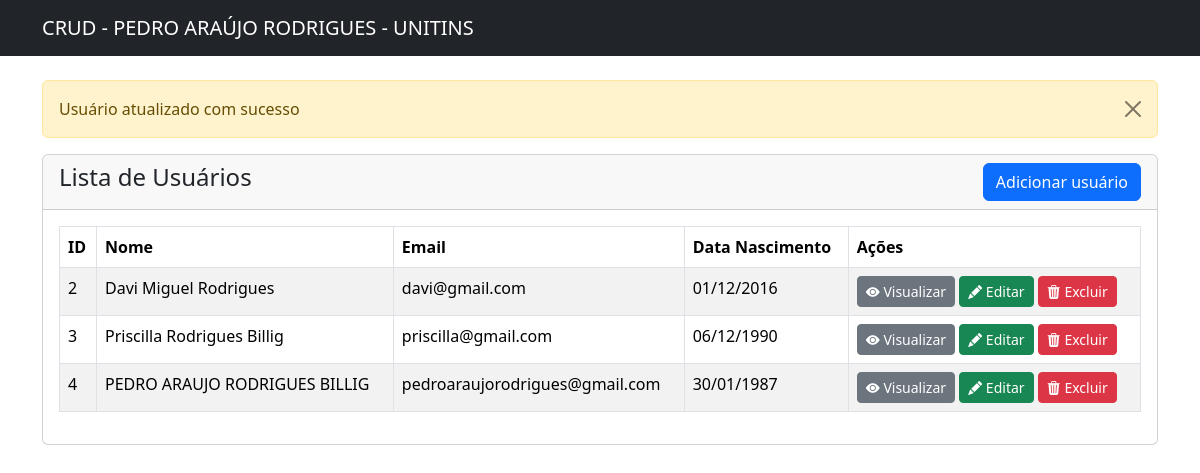
The page /index.php (signed in) on the database its author committed.
### tables this page shows
CREATE TABLE `usuarios` (
  `id` int NOT NULL AUTO_INCREMENT,
  `nome` varchar(100) NOT NULL,
  `email` varchar(100) NOT NULL,
  `data_nascimento` date NOT NULL,
  `senha` varchar(255) DEFAULT NULL,
  PRIMARY KEY (`id`)
);

### index.php (the view, shortened to what this page needs)
<?php
require 'conexao.php';
?>
<!doctype html>
<html lang="en">
  <head>
    <link href="https://cdn.jsdelivr.net/npm/bootstrap@5.3.3/dist/css/bootstrap.min.css" rel="stylesheet">
    <link rel="stylesheet" href="https://cdn.jsdelivr.net/npm/bootstrap-icons@1.11.3/font/bootstrap-icons.min.css">
  </head>
  <body>
    <?php include('navbar.php'); ?>
    <div class="container mt-4">
      <?php include('mensagem.php'); ?>
      <div class="row">
        <div class="col-md-12">
          <div class="card">
            <div class="card-header">
              <h4> Lista de Usuários
                <a href="usuario-create.php" class="btn btn-primary float-end">Adicionar usuário</a>
              </h4>
            </div>
            <div class="card-body">
              <table class="table table-bordered table-striped">
                <thead>
                  <tr>
                    <th>ID</th>
                    <th>Nome</th>
                    <th>Email</th>
                    <th>Data Nascimento</th>
                    <th>Ações</th>
                  </tr>
                </thead>
                <tbody>
                  <?php
                  $sql = 'SELECT * FROM usuarios';
                  $usuarios = mysqli_query($conexao, $sql);
                  if (mysqli_num_rows($usuarios) > 0) {
                    foreach($usuarios as $usuario) {
                  ?>
                  <tr>
                    <td><?=$usuario['id']?></td>
                    <td><?=$usuario['nome']?></td>
                    <td><?=$usuario['email']?></td>
                    <td><?=date('d/m/Y', strtotime($usuario['data_nascimento']))?></td>
                    <td>
                      <a href="usuario-view.php?id=<?=$usuario['id']?>" class="btn btn-secondary btn-sm"><span class="bi-eye-fill"></span>&nbsp;Visualizar</a>
                      <a href="usuario-edit.php?id=<?=$usuario['id']?>" class="btn btn-success btn-sm"><span class="bi-pencil-fill"></span>&nbsp;Editar</a>
                      <form action="acoes.php" method="POST" class="d-inline">
                        <button onclick="return confirm('Tem certeza que deseja excluir?')" type="submit" name="delete_usuario" value="<?=$usuario['id']?>" class="btn btn-danger btn-sm">
                          <span class="bi-trash3-fill"></span>&nbsp;Excluir
                        </button>
                      </form>
                    </td>
                  </tr>
                  <?php
                  }
                 } else {
                   echo '<h5>Nenhum usuário encontrado</h5>';
                 }
                 ?>
                </tbody>
              </table>
            </div>
          </div>
        </div>
      </div>
    </div>
  </body>
</html>

### rows shown on the page
usuarios: id "2", nome "Davi Miguel Rodrigues", email "davi@gmail.com", data_nascimento "01/12/2016"
usuarios: id "3", nome "Priscilla Rodrigues Billig", email "priscilla@gmail.com", data_nascimento "06/12/1990"
usuarios: id "4", nome "PEDRO ARAUJO RODRIGUES BILLIG", email "pedroaraujorodrigues@gmail.com", data_nascimento "30/01/1987"

### other values the page prints
$_SESSION['mensagem'] "Usuário atualizado com sucesso"
